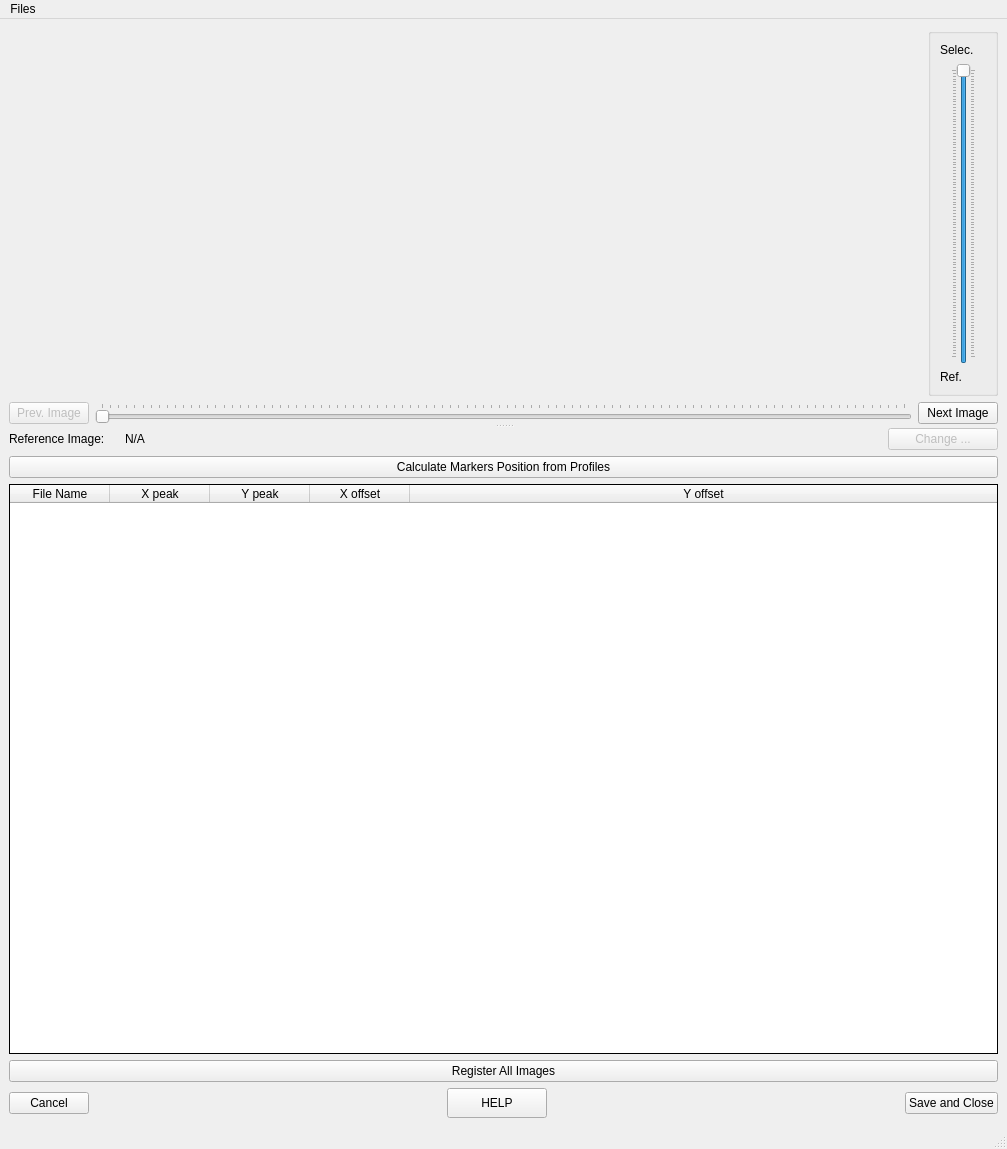
<?xml version="1.0" encoding="UTF-8"?>
<ui version="4.0">
 <class>MainWindow</class>
 <widget class="QMainWindow" name="MainWindow">
  <property name="windowModality">
   <enum>Qt::ApplicationModal</enum>
  </property>
  <property name="geometry">
   <rect>
    <x>0</x>
    <y>0</y>
    <width>1007</width>
    <height>1149</height>
   </rect>
  </property>
  <property name="minimumSize">
   <size>
    <width>0</width>
    <height>300</height>
   </size>
  </property>
  <property name="windowTitle">
   <string>Registration Tool</string>
  </property>
  <property name="layoutDirection">
   <enum>Qt::LeftToRight</enum>
  </property>
  <widget class="QWidget" name="centralwidget">
   <layout class="QVBoxLayout" name="verticalLayout_4">
    <item>
     <widget class="QSplitter" name="splitter_2">
      <property name="orientation">
       <enum>Qt::Vertical</enum>
      </property>
      <widget class="QWidget" name="layoutWidget">
       <layout class="QVBoxLayout" name="verticalLayout_2">
        <item>
         <layout class="QHBoxLayout" name="horizontalLayout_2">
          <item>
           <widget class="QWidget" name="pyqtgraph_widget" native="true">
            <property name="sizePolicy">
             <sizepolicy hsizetype="Expanding" vsizetype="Expanding">
              <horstretch>0</horstretch>
              <verstretch>0</verstretch>
             </sizepolicy>
            </property>
           </widget>
          </item>
          <item>
           <widget class="QGroupBox" name="selection_reference_opacity_groupBox">
            <property name="minimumSize">
             <size>
              <width>70</width>
              <height>0</height>
             </size>
            </property>
            <property name="maximumSize">
             <size>
              <width>60</width>
              <height>16777215</height>
             </size>
            </property>
            <property name="layoutDirection">
             <enum>Qt::LeftToRight</enum>
            </property>
            <property name="title">
             <string/>
            </property>
            <property name="alignment">
             <set>Qt::AlignCenter</set>
            </property>
            <layout class="QVBoxLayout" name="verticalLayout">
             <property name="rightMargin">
              <number>19</number>
             </property>
             <item>
              <widget class="QLabel" name="label_2">
               <property name="text">
                <string>Selec.</string>
               </property>
              </widget>
             </item>
             <item>
              <widget class="QSlider" name="opacity_slider">
               <property name="cursor">
                <cursorShape>SizeVerCursor</cursorShape>
               </property>
               <property name="accessibleDescription">
                <string extracomment="Working Image Opacity"/>
               </property>
               <property name="layoutDirection">
                <enum>Qt::RightToLeft</enum>
               </property>
               <property name="maximum">
                <number>100</number>
               </property>
               <property name="value">
                <number>100</number>
               </property>
               <property name="orientation">
                <enum>Qt::Vertical</enum>
               </property>
               <property name="invertedAppearance">
                <bool>false</bool>
               </property>
               <property name="invertedControls">
                <bool>false</bool>
               </property>
               <property name="tickPosition">
                <enum>QSlider::TicksBothSides</enum>
               </property>
              </widget>
             </item>
             <item>
              <widget class="QLabel" name="label_3">
               <property name="text">
                <string>Ref.</string>
               </property>
              </widget>
             </item>
            </layout>
           </widget>
          </item>
         </layout>
        </item>
        <item>
         <layout class="QHBoxLayout" name="horizontalLayout_3">
          <item>
           <widget class="QPushButton" name="previous_image_button">
            <property name="enabled">
             <bool>false</bool>
            </property>
            <property name="text">
             <string>Prev. Image</string>
            </property>
           </widget>
          </item>
          <item>
           <widget class="QSlider" name="file_slider">
            <property name="layoutDirection">
             <enum>Qt::LeftToRight</enum>
            </property>
            <property name="orientation">
             <enum>Qt::Horizontal</enum>
            </property>
            <property name="tickPosition">
             <enum>QSlider::TicksAbove</enum>
            </property>
           </widget>
          </item>
          <item>
           <widget class="QPushButton" name="next_image_button">
            <property name="text">
             <string>Next Image</string>
            </property>
           </widget>
          </item>
         </layout>
        </item>
       </layout>
      </widget>
      <widget class="QSplitter" name="splitter">
       <property name="orientation">
        <enum>Qt::Vertical</enum>
       </property>
       <widget class="QWidget" name="layoutWidget">
        <layout class="QVBoxLayout" name="verticalLayout_3">
         <item>
          <layout class="QHBoxLayout" name="horizontalLayout_4">
           <item>
            <widget class="QLabel" name="label">
             <property name="maximumSize">
              <size>
               <width>110</width>
               <height>16777215</height>
              </size>
             </property>
             <property name="text">
              <string>Reference Image:</string>
             </property>
            </widget>
           </item>
           <item>
            <widget class="QLabel" name="reference_image_label">
             <property name="text">
              <string>N/A</string>
             </property>
            </widget>
           </item>
           <item>
            <widget class="QPushButton" name="pushButton_3">
             <property name="enabled">
              <bool>false</bool>
             </property>
             <property name="maximumSize">
              <size>
               <width>110</width>
               <height>16777215</height>
              </size>
             </property>
             <property name="text">
              <string>Change ...</string>
             </property>
            </widget>
           </item>
          </layout>
         </item>
         <item>
          <widget class="QPushButton" name="calculate_markers_button">
           <property name="text">
            <string>Calculate Markers Position from Profiles</string>
           </property>
          </widget>
         </item>
         <item>
          <widget class="QTableWidget" name="tableWidget">
           <property name="sizePolicy">
            <sizepolicy hsizetype="Expanding" vsizetype="Expanding">
             <horstretch>0</horstretch>
             <verstretch>0</verstretch>
            </sizepolicy>
           </property>
           <property name="minimumSize">
            <size>
             <width>0</width>
             <height>0</height>
            </size>
           </property>
           <property name="maximumSize">
            <size>
             <width>16777215</width>
             <height>16777215</height>
            </size>
           </property>
           <property name="baseSize">
            <size>
             <width>0</width>
             <height>0</height>
            </size>
           </property>
           <property name="frameShape">
            <enum>QFrame::Box</enum>
           </property>
           <property name="frameShadow">
            <enum>QFrame::Plain</enum>
           </property>
           <property name="defaultDropAction">
            <enum>Qt::IgnoreAction</enum>
           </property>
           <property name="alternatingRowColors">
            <bool>true</bool>
           </property>
           <property name="selectionMode">
            <enum>QAbstractItemView::SingleSelection</enum>
           </property>
           <property name="selectionBehavior">
            <enum>QAbstractItemView::SelectRows</enum>
           </property>
           <property name="gridStyle">
            <enum>Qt::SolidLine</enum>
           </property>
           <attribute name="horizontalHeaderStretchLastSection">
            <bool>true</bool>
           </attribute>
           <column>
            <property name="text">
             <string>File Name</string>
            </property>
           </column>
           <column>
            <property name="text">
             <string>X peak</string>
            </property>
           </column>
           <column>
            <property name="text">
             <string>Y peak</string>
            </property>
           </column>
           <column>
            <property name="text">
             <string>X offset</string>
            </property>
           </column>
           <column>
            <property name="text">
             <string>Y offset</string>
            </property>
           </column>
          </widget>
         </item>
         <item>
          <widget class="QPushButton" name="registered_all_images_button">
           <property name="text">
            <string>Register All Images</string>
           </property>
          </widget>
         </item>
         <item>
          <layout class="QHBoxLayout" name="horizontalLayout">
           <item>
            <widget class="QPushButton" name="cancel_button">
             <property name="text">
              <string>Cancel</string>
             </property>
            </widget>
           </item>
           <item>
            <spacer name="horizontalSpacer_2">
             <property name="orientation">
              <enum>Qt::Horizontal</enum>
             </property>
             <property name="sizeHint" stdset="0">
              <size>
               <width>40</width>
               <height>20</height>
              </size>
             </property>
            </spacer>
           </item>
           <item>
            <widget class="QPushButton" name="help_button">
             <property name="minimumSize">
              <size>
               <width>100</width>
               <height>30</height>
              </size>
             </property>
             <property name="maximumSize">
              <size>
               <width>100</width>
               <height>30</height>
              </size>
             </property>
             <property name="text">
              <string>HELP</string>
             </property>
            </widget>
           </item>
           <item>
            <spacer name="horizontalSpacer">
             <property name="orientation">
              <enum>Qt::Horizontal</enum>
             </property>
             <property name="sizeHint" stdset="0">
              <size>
               <width>40</width>
               <height>20</height>
              </size>
             </property>
            </spacer>
           </item>
           <item>
            <widget class="QPushButton" name="save_and_close_button">
             <property name="text">
              <string>Save and Close</string>
             </property>
            </widget>
           </item>
          </layout>
         </item>
        </layout>
       </widget>
      </widget>
     </widget>
    </item>
   </layout>
  </widget>
  <widget class="QMenuBar" name="menubar">
   <property name="geometry">
    <rect>
     <x>0</x>
     <y>0</y>
     <width>1007</width>
     <height>22</height>
    </rect>
   </property>
   <widget class="QMenu" name="menuFiles">
    <property name="title">
     <string>Files</string>
    </property>
    <addaction name="actionExport_Images"/>
    <addaction name="separator"/>
    <addaction name="actionSettings"/>
   </widget>
   <addaction name="menuFiles"/>
  </widget>
  <widget class="QStatusBar" name="statusbar"/>
  <action name="actionExport_Profile">
   <property name="text">
    <string>Profiles ...</string>
   </property>
  </action>
  <action name="actionWater_Intake">
   <property name="text">
    <string>Water Intake ...</string>
   </property>
  </action>
  <action name="actionImportedFilesMetadata">
   <property name="text">
    <string>Imported Files and Metadata ...</string>
   </property>
  </action>
  <action name="actionBy_Time_Stamp">
   <property name="text">
    <string>by Time Stamp</string>
   </property>
  </action>
  <action name="actionBy_File_Name">
   <property name="text">
    <string>by File Name</string>
   </property>
  </action>
  <action name="actionDsc_files">
   <property name="text">
    <string>dsc files ...</string>
   </property>
  </action>
  <action name="actionDsc">
   <property name="text">
    <string>dsc ...</string>
   </property>
  </action>
  <action name="actionWater_Intake_2">
   <property name="text">
    <string>Water Intake ...</string>
   </property>
  </action>
  <action name="actionProfiles">
   <property name="text">
    <string>Profiles ...</string>
   </property>
  </action>
  <action name="actionExport_Images">
   <property name="text">
    <string>Export Images ...</string>
   </property>
  </action>
  <action name="actionSettings">
   <property name="text">
    <string>Settings ...</string>
   </property>
  </action>
 </widget>
 <resources/>
 <connections>
  <connection>
   <sender>help_button</sender>
   <signal>clicked()</signal>
   <receiver>MainWindow</receiver>
   <slot>help_button_clicked()</slot>
   <hints>
    <hint type="sourcelabel">
     <x>526</x>
     <y>1114</y>
    </hint>
    <hint type="destinationlabel">
     <x>399</x>
     <y>419</y>
    </hint>
   </hints>
  </connection>
  <connection>
   <sender>file_slider</sender>
   <signal>sliderMoved(int)</signal>
   <receiver>MainWindow</receiver>
   <slot>slider_file_changed()</slot>
   <hints>
    <hint type="sourcelabel">
     <x>876</x>
     <y>428</y>
    </hint>
    <hint type="destinationlabel">
     <x>8</x>
     <y>483</y>
    </hint>
   </hints>
  </connection>
  <connection>
   <sender>file_slider</sender>
   <signal>valueChanged(int)</signal>
   <receiver>MainWindow</receiver>
   <slot>slider_file_changed()</slot>
   <hints>
    <hint type="sourcelabel">
     <x>876</x>
     <y>428</y>
    </hint>
    <hint type="destinationlabel">
     <x>5</x>
     <y>566</y>
    </hint>
   </hints>
  </connection>
  <connection>
   <sender>next_image_button</sender>
   <signal>clicked()</signal>
   <receiver>MainWindow</receiver>
   <slot>next_image_button_clicked()</slot>
   <hints>
    <hint type="sourcelabel">
     <x>993</x>
     <y>431</y>
    </hint>
    <hint type="destinationlabel">
     <x>1000</x>
     <y>418</y>
    </hint>
   </hints>
  </connection>
  <connection>
   <sender>previous_image_button</sender>
   <signal>clicked()</signal>
   <receiver>MainWindow</receiver>
   <slot>previous_image_button_clicked()</slot>
   <hints>
    <hint type="sourcelabel">
     <x>124</x>
     <y>431</y>
    </hint>
    <hint type="destinationlabel">
     <x>5</x>
     <y>297</y>
    </hint>
   </hints>
  </connection>
  <connection>
   <sender>opacity_slider</sender>
   <signal>sliderMoved(int)</signal>
   <receiver>MainWindow</receiver>
   <slot>opacity_slider_moved()</slot>
   <hints>
    <hint type="sourcelabel">
     <x>953</x>
     <y>253</y>
    </hint>
    <hint type="destinationlabel">
     <x>998</x>
     <y>316</y>
    </hint>
   </hints>
  </connection>
  <connection>
   <sender>cancel_button</sender>
   <signal>clicked()</signal>
   <receiver>MainWindow</receiver>
   <slot>cancel_button_clicked()</slot>
   <hints>
    <hint type="sourcelabel">
     <x>80</x>
     <y>1099</y>
    </hint>
    <hint type="destinationlabel">
     <x>166</x>
     <y>1120</y>
    </hint>
   </hints>
  </connection>
  <connection>
   <sender>save_and_close_button</sender>
   <signal>clicked()</signal>
   <receiver>MainWindow</receiver>
   <slot>save_and_close_button_clicked()</slot>
   <hints>
    <hint type="sourcelabel">
     <x>889</x>
     <y>1103</y>
    </hint>
    <hint type="destinationlabel">
     <x>866</x>
     <y>1121</y>
    </hint>
   </hints>
  </connection>
  <connection>
   <sender>calculate_markers_button</sender>
   <signal>clicked()</signal>
   <receiver>MainWindow</receiver>
   <slot>calculate_markers_button_clicked()</slot>
   <hints>
    <hint type="sourcelabel">
     <x>472</x>
     <y>516</y>
    </hint>
    <hint type="destinationlabel">
     <x>9</x>
     <y>668</y>
    </hint>
   </hints>
  </connection>
  <connection>
   <sender>tableWidget</sender>
   <signal>itemSelectionChanged()</signal>
   <receiver>MainWindow</receiver>
   <slot>table_row_clicked()</slot>
   <hints>
    <hint type="sourcelabel">
     <x>704</x>
     <y>800</y>
    </hint>
    <hint type="destinationlabel">
     <x>1001</x>
     <y>879</y>
    </hint>
   </hints>
  </connection>
  <connection>
   <sender>actionSettings</sender>
   <signal>triggered()</signal>
   <receiver>MainWindow</receiver>
   <slot>settings_clicked()</slot>
   <hints>
    <hint type="sourcelabel">
     <x>-1</x>
     <y>-1</y>
    </hint>
    <hint type="destinationlabel">
     <x>503</x>
     <y>574</y>
    </hint>
   </hints>
  </connection>
  <connection>
   <sender>actionExport_Images</sender>
   <signal>triggered()</signal>
   <receiver>MainWindow</receiver>
   <slot>export_images_clicked()</slot>
   <hints>
    <hint type="sourcelabel">
     <x>-1</x>
     <y>-1</y>
    </hint>
    <hint type="destinationlabel">
     <x>503</x>
     <y>574</y>
    </hint>
   </hints>
  </connection>
 </connections>
 <slots>
  <slot>previous_image_button_clicked()</slot>
  <slot>opacity_slider_moved()</slot>
  <slot>cancel_button_clicked()</slot>
  <slot>save_and_close_button_clicked()</slot>
  <slot>calculate_markers_button_clicked()</slot>
  <slot>table_row_clicked()</slot>
  <slot>export_images_clicked()</slot>
  <slot>settings_clicked()</slot>
 </slots>
</ui>
